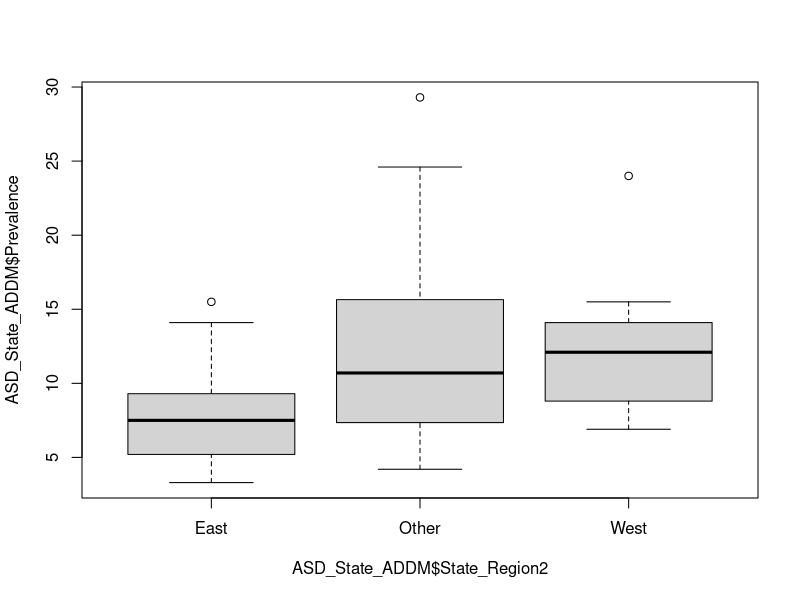
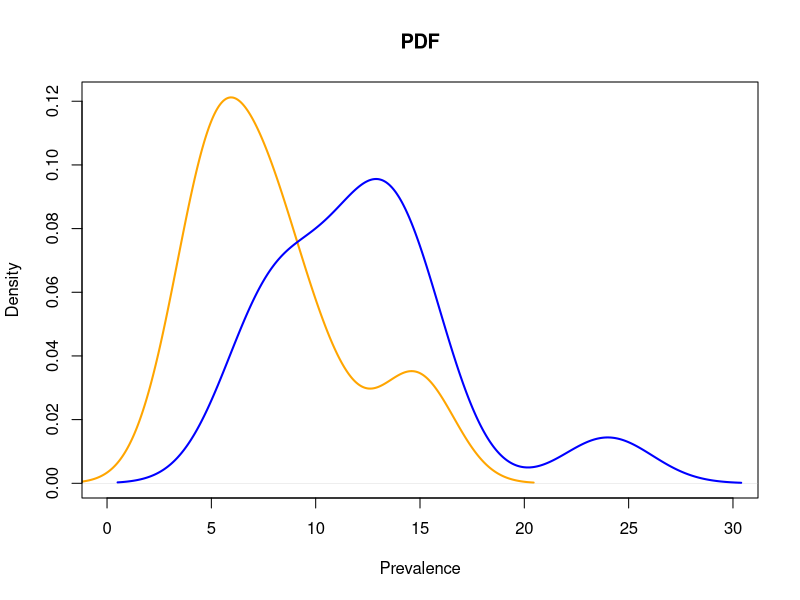
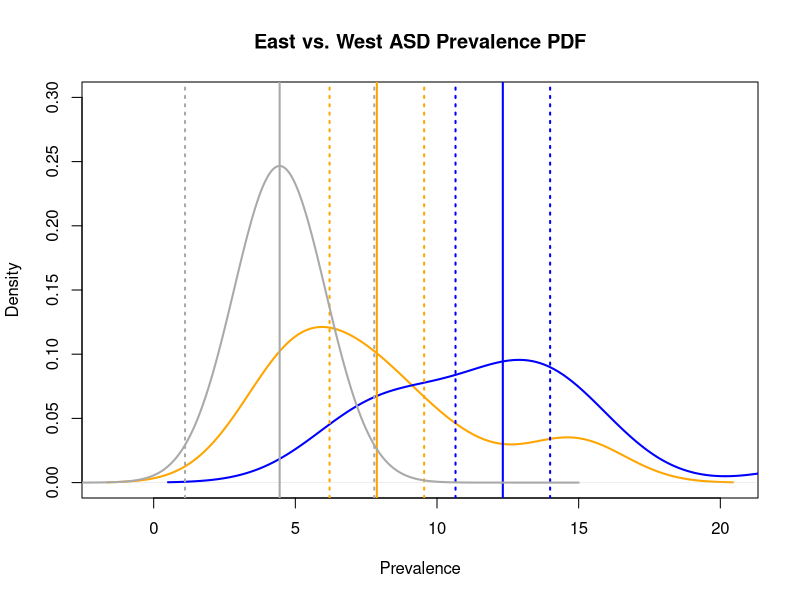
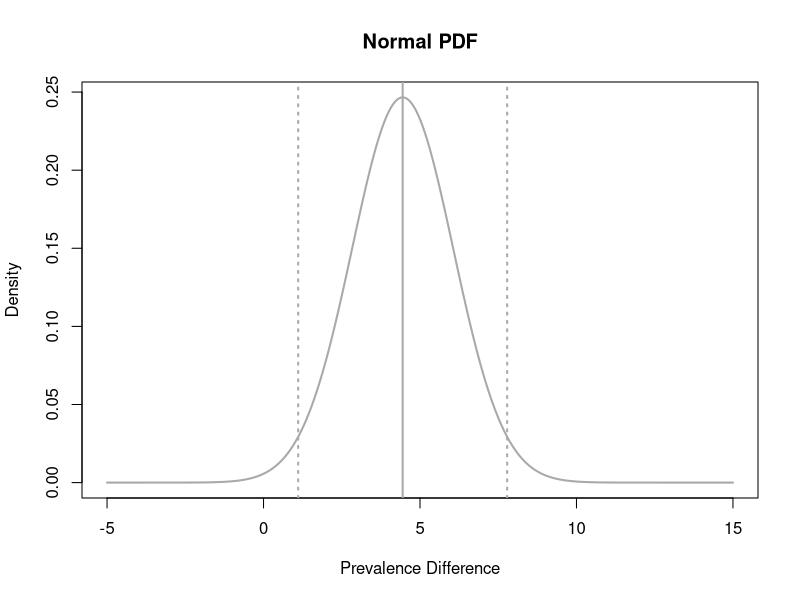
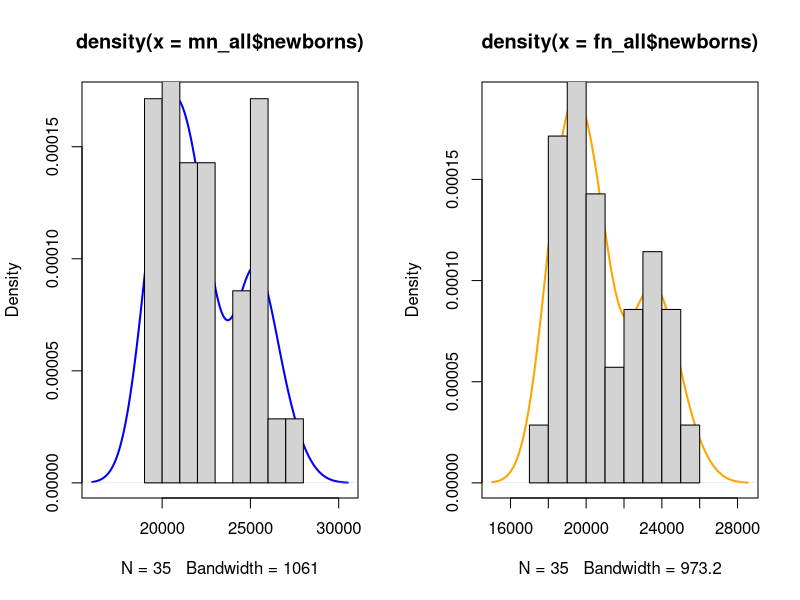
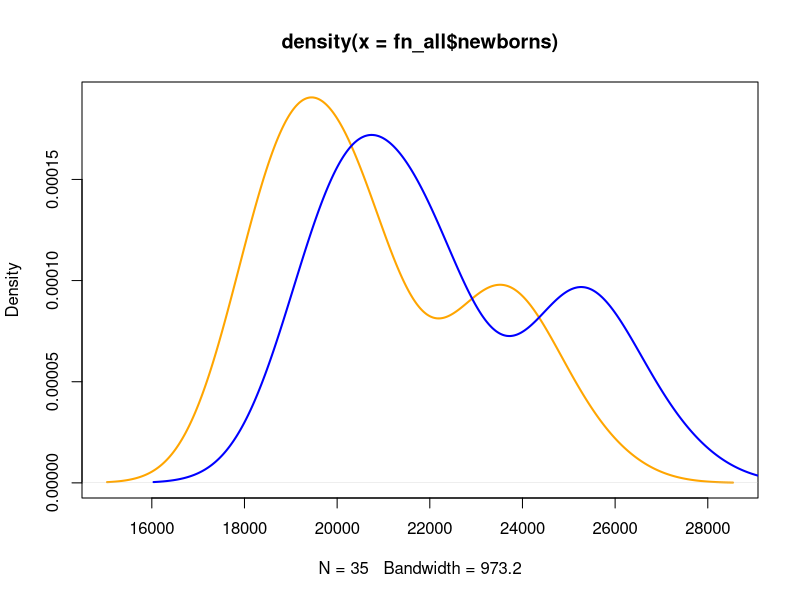
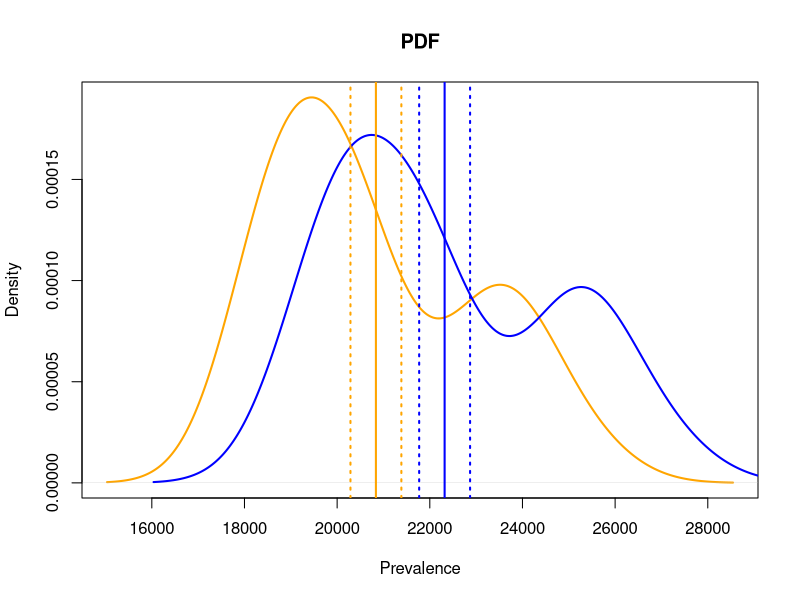
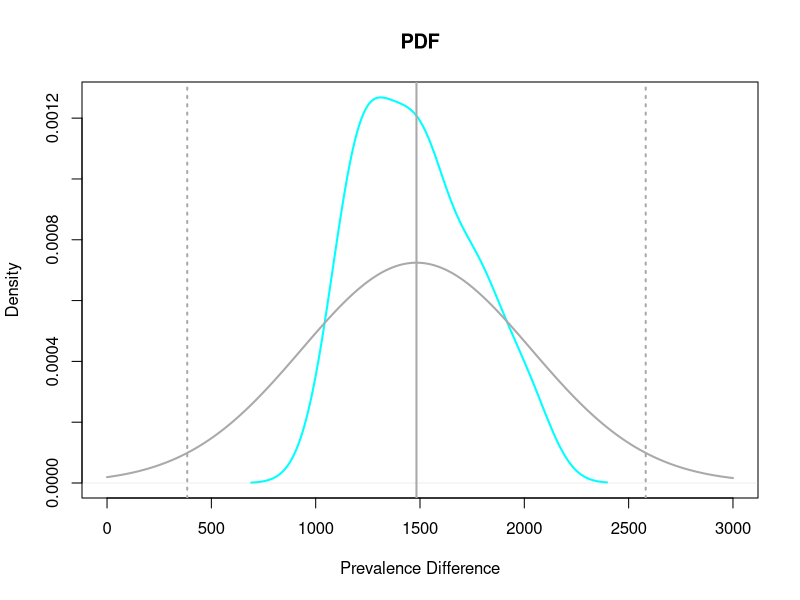

Write the R code that produced these figures, in order.
# ---
# jupyter:
#   jupytext:
#     formats: ipynb,Rmd
#     text_representation:
#       extension: .R
#       format_name: light
#       format_version: '1.5'
#       jupytext_version: 1.3.0
#   kernelspec:
#     display_name: R
#     language: R
#     name: ir
# ---

# <div class="alert alert-block alert-info" style="margin-top: 20px">
#     <a href="https://github.com/dd-consulting">
#          <img src="../reference/GZ_logo.png" width="60" align="right">
#     </a>
#     <h1>
#         One-Stop Analytics: Hypothesis Test
#     </h1>
# </div>
#

# # Case Study of Autism Spectrum Disorder (ASD) with R
#
# ---
#
# ![](../reference/CDC_ASD/CDC_ASD_01.jpg)
#
# ![](../reference/CDC_ASD/CDC_ASD_02.png)
#

# ## <span style="color:blue">[ United States ]</span> 
#
# ## Centers for Disease Control and Prevention (CDC) - Autism Spectrum Disorder (ASD)
#
# Autism spectrum disorder (ASD) is a developmental disability that can cause significant social, communication and behavioral challenges. CDC is committed to continuing to provide essential data on ASD, search for factors that put children at risk for ASD and possible causes, and develop resources that help identify children with ASD as early as possible.
#
# https://www.cdc.gov/ncbddd/autism/data/index.html
#

# ## <span style="color:blue">[ Singapore ]</span> 
#
# ## TODAY Online - More preschoolers diagnosed with developmental issues
#
# Doctors cited better awareness among parents and preschool teachers, leading to early referrals for diagnosis.
#
# https://www.gov.sg/news/content/today-online-more-preschoolers-diagnosed-with-developmental-issues
#
# ![](../reference/SG_ASD/SG_ASD_01.png)
#
#

# ![](../reference/SG_ASD/SG_ASD_04.png) 
#
# https://www.pathlight.org.sg/

# <div class="alert alert-block alert-info" style="margin-top: 20px">
#     <a href="">
#     </a>
# </div>
#

# # Workshop Objective: 
#
# ## Use R to analyze Autism Spectrum Disorder (ASD) data from CDC USA. 
#
# https://www.cdc.gov/ncbddd/autism/data/index.html
#
# * ## Hypothesis Test - Data
#
# * ## Hypothesis Test - Mean - Z Test & t.test() 
#
# * ## Hypothesis Test - Proportion - prop.test()
#
# * ## Hypothesis Test - Case Study: Understanding the newborn gender differences in Singapore
#
# * ## Workshop Submission
#
# * ## Appendices
#

# <div class="alert alert-block alert-info" style="margin-top: 20px">
#     <a href="">
#     </a>
# </div>

# ## <span style="color:blue">Hypothesis Test</span>
#

# <div class="alert alert-block alert-info" style="margin-top: 20px">
#     <h3>
#     Hypothesis Test - Data
#     </h3>
# </div>
#

# **Obtain current R <span style="color:blue">working directory</span>**

getwd()

# **Set new R working directory**

# setwd("/media/sf_vm_shared_folder/git/DDC/DDC-ASD/model_R")
# setwd('~/Desktop/admin-desktop/vm_shared_folder/git/DDC-ASD/model_R')
getwd()

# **Read in CSV data, storing as R <span style="color:blue">dataframe</span>**

# Read back in above saved file:
ASD_State <- read.csv("../dataset/ADV_ASD_State_R.csv")
# Convert Year_Factor to ordered.factor
ASD_State$Year_Factor <- factor(ASD_State$Year_Factor, ordered = TRUE) 
ASD_State$Prevalence_Risk2 = factor(ASD_State$Prevalence_Risk2, ordered=TRUE, 
                                    levels=c("Low", "High"))
ASD_State$Prevalence_Risk4 = factor(ASD_State$Prevalence_Risk4, ordered=TRUE, 
                                    levels=c("Low", "Medium", "High", "Very High"))


# library(repr)
# Adjust in-line plot size to M x N
options(repr.plot.width=8, repr.plot.height=4)

# <div class="alert alert-block alert-info" style="margin-top: 20px">
#     <h3>
#     Hypothesis Test - Mean - Z Test & t.test()
#     </h3>
# </div>
#

# ### <span style="color:blue">Is there a (statistically significant) of average ASD Prevelances between East states and West states?</span>
#
# **Two sample mean test (t test):**

# **Prepare samples**

# +

# Filter and create dataframe of different data sources, for easy data access
ASD_State_ADDM <- subset(ASD_State, Source == 'addm')

# Aggregate all US. States into three regions: East, West, Other.
ASD_State_ADDM$State_Region2 <- "Other"
ASD_State_ADDM$State_Region2[ASD_State_ADDM$State_Region %in% 
                             c("D3 East North Central", "D6 East South Central")] <- "East"
ASD_State_ADDM$State_Region2[ASD_State_ADDM$State_Region %in% 
                             c("D4 West North Central", "D7 West South Central")] <- "West"

boxplot(ASD_State_ADDM$Prevalence ~ ASD_State_ADDM$State_Region2)


# +
# ----------------------------------
# Hypothesis Test - Mean - Z Test & t.test()
# ----------------------------------

# Create sample 1 of West states
sample_1 = ASD_State_ADDM$Prevalence[ASD_State_ADDM$State_Region2 == "West"]
# Create sample 2 of East states
sample_2 = ASD_State_ADDM$Prevalence[ASD_State_ADDM$State_Region2 == "East"]

# variance test : Equal variance or Unequal variance?
var.test(sample_1, sample_2)

# t test : Equal variance t test
t.test(sample_1, sample_2, var.equal = TRUE)

# Visualise samples:
plot(density(sample_2), col="orange", xlab="Prevalence", main="PDF", 
     lwd=2, lty=1, xlim=c(0,30))
lines(density(sample_1), col="blue", lwd=2, lty=1)

# -

# https://www.statsdirect.co.uk/help/Default.htm#parametric_methods/unpaired_t.htm
#
# https://www.bmj.com/about-bmj/resources-readers/publications/statistics-square-one/7-t-tests
#
# https://ncss-wpengine.netdna-ssl.com/wp-content/themes/ncss/pdf/Procedures/NCSS/Two-Sample_T-Test_from_Means_and_SDs.pdf
#

# +
#############################################################
# Deep Dive : Equal variance t test
#############################################################

# sample size
cal_n1 = length(sample_1)
cat("\ncal_n1:", cal_n1)
cal_n2 = length(sample_2)
cat("\ncal_n2:", cal_n2)

# degree of freedom
cal_df = cal_n1 + cal_n2 - 2
cat("\ncal_df:", cal_df)

# pooled standard deviation
cal_s = sqrt(((cal_n1 - 1)*sd(sample_1)^2 + (cal_n2 - 1)*sd(sample_2)^2)
             /(cal_n1 + cal_n2 -2))
cat("\ncal_s :", cal_s)

# combined standard error
cal_se = cal_s * sqrt(1/cal_n1 + 1/cal_n2)
cat("\ncal_se:", cal_se)

# t statistic using combined standard error
cal_t = (mean(sample_1)-mean(sample_2)) / cal_se
cat("\ncal_t :", cal_t)

# p-value
cal_p = (1-pt(q = cal_t, df = cal_df)) * 2
cat("\ncal_p :", cal_p)

# 95% CI using "pooled standard deviation"
# sample_1 Upper CI
mn_upper_ci = mean(sample_1) + qt(p = 0.975, df = cal_df)*cal_s/sqrt(cal_n1+cal_n2)
cat("\nmn_upper_ci:", mn_upper_ci)
# sample_1 Lower CI
mn_lower_ci = mean(sample_1) - qt(p = 0.975, df = cal_df)*cal_s/sqrt(cal_n1+cal_n2)
cat("\nmn_lower_ci:", mn_lower_ci)
# sample_2 Upper CI
fn_upper_ci = mean(sample_2) + qt(p = 0.975, df = cal_df)*cal_s/sqrt(cal_n1+cal_n2)
cat("\nfn_upper_ci:", fn_upper_ci)
# sample_2 Lower CI
fn_lower_ci = mean(sample_2) - qt(p = 0.975, df = cal_df)*cal_s/sqrt(cal_n1+cal_n2)
cat("\nfn_lower_ci:", fn_lower_ci)
# Difference with 95% CI 
cat("\nDifference's Upper CI:", mn_upper_ci - fn_lower_ci)
cat("\nDifference's Lower CI:", mn_lower_ci - fn_upper_ci)

# Difference with 95% CI using combined standard error
# Difference's Upper CI
dif_upper_ci = mean(sample_1)-mean(sample_2) + qt(p = 0.975, df = cal_df)*cal_se
cat("\nDifference's Upper CI:", dif_upper_ci)
# Difference's Lower CI
dif_lower_ci = mean(sample_1)-mean(sample_2) - qt(p = 0.975, df = cal_df)*cal_se
cat("\nDifference's Lower CI:", dif_lower_ci)

# Visualise CIs: sample_1 & sample_2
plot(density(sample_2), col="orange", xlab="Prevalence", lwd=2, ylim=c(0,0.3), 
     main="East vs. West ASD Prevalence PDF")
lines(density(sample_1), col="blue", lwd=2)
# Overlay sample_1 CI
abline(v= mean(sample_1), col="blue", lwd=2, lty=1)
abline(v=mn_upper_ci, col="blue", lwd=2, lty=3)
abline(v=mn_lower_ci, col="blue", lwd=2, lty=3)
# Overlay sample_2 CI
abline(v= mean(sample_2), col="orange", lwd=2, lty=1)
abline(v=fn_upper_ci, col="orange", lwd=2, lty=3)
abline(v=fn_lower_ci, col="orange", lwd=2, lty=3)

# Overlay Difference's CI
abline(v=mean(sample_1)-mean(sample_2), col="darkgrey", lwd=2, lty=1)
abline(v=dif_upper_ci, col="darkgrey", lwd=2, lty=3)
abline(v=dif_lower_ci, col="darkgrey", lwd=2, lty=3)
cal_xseq <- seq(-5,15,0.01)
cal_pdf <- dnorm(x = cal_xseq, mean = mean(sample_1)-mean(sample_2), sd = cal_se)
lines(cal_xseq, cal_pdf, col="darkgrey", type="l",lwd=2)

# Visualise Difference's CIs alone:
plot(cal_xseq, cal_pdf, col="darkgrey", xlab="Prevalence Difference", 
     ylab="Density", type="l",lwd=2, main="Normal PDF")
# Overlay Difference's CI
abline(v=mean(sample_1)-mean(sample_2), col="darkgrey", lwd=2, lty=1)
abline(v=dif_upper_ci, col="darkgrey", lwd=2, lty=3)
abline(v=dif_lower_ci, col="darkgrey", lwd=2, lty=3)

# -

# <div class="alert alert-block alert-info" style="margin-top: 20px">
#     <h3>
#     Hypothesis Test - Proportion - prop.test()
#     </h3>
# </div>
#

# ### <span style="color:blue">Is there a (statistically significant) difference of ASD Prevelance (proportion) between two US. States?</span>
#
# **Two sample proportion test (t test):**

# https://en.wikipedia.org/wiki/Binomial_proportion_confidence_interval

# **Prepare samples**

# +
# Filter and create dataframe of different data sources, for easy data access
ASD_State_SPED <- subset(ASD_State, Source == 'sped')

# ----------------------------------
# Use a sample of one US. State's ASD prevalence (proportion) to estimate:
# Prevalence of THAT US. State's ALL Children (the *Population*) [Source SPED, Year 2016] 
# ----------------------------------

# No. Children with ASD
ASD  <- ASD_State_SPED$Numerator_ASD[ASD_State_SPED$Year == 2016]
# 
str(ASD)
# No. Children with ASD of first US. State (AL-Alabama)
ASD[1]

# No. Children surveyed
Children  <- ASD_State_SPED$Denominator[ASD_State_SPED$Year == 2016]
# 
str(Children)
# No. Children surveyed of first US. State (AL-Alabama)
Children[1]
# -

# **Two group hypothesis test : proportions (Prevalvence) among two US. States**

# +
# ----------------------------------
# Hypothesis Test - Proportion - prop.test()
# ----------------------------------

# Two group hypothesis test : proportions (Prevalvence) among two US. States
prop.test(ASD[1:2], Children[1:2])

# -

# **Multiple group hypothesis test : proportions (Prevalvence) among all US. Statess**

# +
# ----------------------------------
# Hypothesis Test - Proportion - prop.test()
# ----------------------------------

# Multiple group hypothesis test : proportions (Prevalvence) among all US. States
prop.test(ASD, Children)
# -

# <div class="alert alert-block alert-info" style="margin-top: 20px">
#     <h3>
#     Hypothesis Test - Case Study: Understanding the newborn gender differences in Singapore
#     </h3>
# </div>
#

# https://data.gov.sg/dataset/newborns-by-gender
#

# ![](../reference/newborns-by-gender/boygirl.jpg)
#

# ![](../reference/newborns-by-gender/newborns-by-gender-chart.png)
#

# ![](../reference/newborns-by-gender/newborns-by-gender-table.png)
#

# Above tabular CSV data from Data.gov.sg https://data.gov.sg/dataset/e55726f8-6d91-4cad-8e40-d4aa10ec7877/download

# **Read in CSV data, storing as R <span style="color:blue">dataframe</span>**

df_newborns <- read.csv("../reference/newborns-by-gender/newborns-by-gender-from-1984-2018.csv")
head(df_newborns)
tail(df_newborns)

# Example of filtering data
subset(df_newborns, year == 2018, select = c(year, gender, newborns))

# year 2018 Male newborn number
subset(df_newborns, year == 2018 & gender == "Males")$newborns

# year 2018 Female newborn number
subset(df_newborns, year == 2018 & gender == "Females")$newborns

# ---

# ### <span style="color:blue">Is the Male newborn proportion similar (statistically equal) to Female newborn proportion, expected as a natural 50%-50%?</span>
#     
# **One sample proportion test:**

# +
# year 2018 Male newborn proportion vs. expected 50% ratio (null probability 0.5)
mn = subset(df_newborns, year == 2018 & gender == "Males")$newborns # Male newborns
fn = subset(df_newborns, year == 2018 & gender == "Females")$newborns # Female newborns
total = mn + fn

prop.test(x = mn, n = total)
# prop.test(x = mn, n = total, alternative = "greater")
# -

# ---

# ### <span style="color:blue">Is there a (statistically significant) change of Male newborn ratio now and then, i.e. 2018 vs. 1984?</span>
#
# **Two sample proportion test:**

subset(df_newborns[order(-df_newborns$year),], year %in% c(2018, 1984) & gender == "Males")

subset(df_newborns[order(-df_newborns$year),], year %in% c(2018, 1984) & gender == "Females")

# +
# year 2018 Male newborn proportion vs. year 1984 Male newborn proportion
mn = subset(df_newborns[order(-df_newborns$year),], year %in% c(2018, 1984) 
            & gender == "Males")$newborns # Male newborns
fn = subset(df_newborns[order(-df_newborns$year),], year %in% c(2018, 1984) 
            & gender == "Females")$newborns # Female newborns
total = mn + fn

prop.test(x = mn, n = total)
# prop.test(x = mn, n = total, alternative = "less")
# -

# ---

# ### <span style="color:blue">Is there a (statistically significant) difference between average number of Male newborns and average number of Female newborns?</span>
#
# **Two sample mean test (t test):**

mn_all = subset(df_newborns[order(-df_newborns$year),], gender == "Males")
dim(mn_all)
head(mn_all)

fn_all = subset(df_newborns[order(-df_newborns$year),], gender == "Females")
dim(fn_all)
head(fn_all)

# +
cat("\nMale   average newborns:", mean(mn_all$newborns)) # Male average
cat("\nFemale average newborns:", mean(fn_all$newborns)) # Female average

# Adjust in-line plot size to M x N
options(repr.plot.width=8, repr.plot.height=4)

par(mfrow=c(1, 2))
# Male
plot(density(mn_all$newborns), col="blue", lwd=2) 
hist(mn_all$newborns, probability = T, add = T)
# Female
plot(density(fn_all$newborns), col="orange", lwd=2) 
hist(fn_all$newborns, probability = T, add = T)

par(mfrow=c(1, 1))

plot(density(fn_all$newborns), col="orange", lwd=2)
lines(density(mn_all$newborns), col="blue", lwd=2)

# -

# t test with equal variance:
t.test(mn_all$newborns, fn_all$newborns, paired = FALSE, var.equal = TRUE)
# t.test(mn_all$newborns, fn_all$newborns, paired = FALSE, var.equal = TRUE, alternative = "greater")


# +
#############################################################
# Deep Dive : Equal variance t test
#############################################################

# sample size
cal_n1 = length(mn_all$newborns)
cat("\ncal_n1:", cal_n1)
cal_n2 = length(fn_all$newborns)
cat("\ncal_n2:", cal_n2)

# degree of freedom
cal_df = cal_n1 + cal_n2 - 2
cat("\ncal_df:", cal_df)

# pooled standard deviation
cal_s = sqrt(((cal_n1 - 1)*sd(mn_all$newborns)^2 + (cal_n2 - 1)*sd(fn_all$newborns)^2)/(cal_n1 + cal_n2 -2))
cat("\ncal_s :", cal_s)

# combined standard error
cal_se = cal_s*sqrt(1/cal_n1 + 1/cal_n2)
cat("\ncal_se:", cal_se)

# t statistic using combined standard error
cal_t = (mean(mn_all$newborns)-mean(fn_all$newborns))/cal_se
cat("\ncal_t :", cal_t)

# p-value
cal_p = (1-pt(q = cal_t, df = cal_df))*2
cat("\ncal_p :", cal_p)

# 95% CI using "pooled standard deviation"
# Male Upper CI
mn_upper_ci = mean(mn_all$newborns) + qt(p = 0.975, df = cal_df)*cal_s/sqrt(cal_n1+cal_n2)
cat("\nmn_upper_ci:", mn_upper_ci)
# Male Lower CI
mn_lower_ci = mean(mn_all$newborns) - qt(p = 0.975, df = cal_df)*cal_s/sqrt(cal_n1+cal_n2)
cat("\nmn_lower_ci:", mn_lower_ci)
# Female Upper CI
fn_upper_ci = mean(fn_all$newborns) + qt(p = 0.975, df = cal_df)*cal_s/sqrt(cal_n1+cal_n2)
cat("\nfn_upper_ci:", fn_upper_ci)
# Female Lower CI
fn_lower_ci = mean(fn_all$newborns) - qt(p = 0.975, df = cal_df)*cal_s/sqrt(cal_n1+cal_n2)
cat("\nfn_lower_ci:", fn_lower_ci)
# Difference with 95% CI 
cat("\nDifference's Upper CI:", mn_upper_ci - fn_lower_ci)
cat("\nDifference's Lower CI:", mn_lower_ci - fn_upper_ci)

# Difference with 95% CI using combined standard error
# Difference's Upper CI
dif_upper_ci = mean(mn_all$newborns)-mean(fn_all$newborns) + qt(p = 0.975, df = cal_df)*cal_se
cat("\nDifference's Upper CI:", dif_upper_ci)
# Difference's Lower CI
dif_lower_ci = mean(mn_all$newborns)-mean(fn_all$newborns) - qt(p = 0.975, df = cal_df)*cal_se
cat("\nDifference's Lower CI:", dif_lower_ci)

# Visualise CIs: Male & Female
plot(density(fn_all$newborns), col="orange", xlab="Prevalence", main="PDF", lwd=2)
lines(density(mn_all$newborns), col="blue", lwd=2)
# Overlay Male CI
abline(v= mean(mn_all$newborns), col="blue", lwd=2, lty=1)
abline(v=mn_upper_ci, col="blue", lwd=2, lty=3)
abline(v=mn_lower_ci, col="blue", lwd=2, lty=3)
# Overlay Female CI
abline(v= mean(fn_all$newborns), col="orange", lwd=2, lty=1)
abline(v=fn_upper_ci, col="orange", lwd=2, lty=3)
abline(v=fn_lower_ci, col="orange", lwd=2, lty=3)

# Visualise CIs: Difference between Male and Female
plot(density(mn_all$newborns-fn_all$newborns), col="cyan", xlab="Prevalence Difference", 
     main="PDF", lwd=2, lty=1, xlim=c(0,3000))
# Overlay Difference's CI
abline(v=mean(mn_all$newborns)-mean(fn_all$newborns), col="darkgrey", lwd=2, lty=1)
abline(v=dif_upper_ci, col="darkgrey", lwd=2, lty=3)
abline(v=dif_lower_ci, col="darkgrey", lwd=2, lty=3)
cal_xseq <- seq(0,3000,0.01)
cal_pdf <- dnorm(x = cal_xseq, mean = mean(mn_all$newborns)-mean(fn_all$newborns), sd = cal_se)
lines(cal_xseq, cal_pdf, col="darkgrey", type="l",lwd=2)

# -

# ---

# t test with unequal variances
t.test(mn_all$newborns, fn_all$newborns, paired = FALSE)
# t.test(mn_all$newborns, fn_all$newborns, paired = FALSE, alternative = "greater")


# +
#############################################################
# Deep Dive : Unequal variance t test
#############################################################

# sample size
cal_n1 = length(mn_all$newborns)
cat("\ncal_n1:", cal_n1)
cal_n2 = length(fn_all$newborns)
cat("\ncal_n2:", cal_n2)

# degree of freedom
# cal_df = cal_n1 + cal_n2 - 2 # <-- This is df of equal variances
cal_df = ( sd(mn_all$newborns)^2/cal_n1 + sd(fn_all$newborns)^2/cal_n2 )^2 / 
    ((sd(mn_all$newborns)^2/cal_n1)^2/(cal_n1 - 1) + (sd(fn_all$newborns)^2/cal_n2)^2/(cal_n2 - 1))
cat("\ncal_df:", cal_df)

# combined standard error: Welch's denominator (It is NOT a pooled standard deviation)
cal_se = sqrt( sd(mn_all$newborns)^2/cal_n1 + sd(fn_all$newborns)^2/cal_n2 )
cat("\ncal_se:", cal_se)

# t statistic using combined standard error: Welch's denominator
cal_t = (mean(mn_all$newborns)-mean(fn_all$newborns))/cal_se
cat("\ncal_t :", cal_t)

# p-value
cal_p = (1-pt(q = cal_t, df = cal_df))*2
cat("\ncal_p :", cal_p)

# Difference with 95% CI using combined standard error
# Difference's Upper CI
dif_upper_ci = mean(mn_all$newborns)-mean(fn_all$newborns) + qt(p = 0.975, df = cal_df)*cal_se
cat("\nDifference's Upper CI:", dif_upper_ci)
# Difference's Lower CI
dif_lower_ci = mean(mn_all$newborns)-mean(fn_all$newborns) - qt(p = 0.975, df = cal_df)*cal_se
cat("\nDifference's Lower CI:", dif_lower_ci)

# Visualise CIs:
plot(density(mn_all$newborns-fn_all$newborns), col="cyan", xlab="Prevalence Difference", 
     main="PDF", lwd=2, lty=1, xlim=c(0,3000))
# Overlay Difference's CI
abline(v=mean(mn_all$newborns)-mean(fn_all$newborns), col="darkgrey", lwd=2, lty=1)
abline(v=dif_upper_ci, col="darkgrey", lwd=2, lty=3)
abline(v=dif_lower_ci, col="darkgrey", lwd=2, lty=3)
cal_xseq <- seq(0,3000,0.01)
cal_pdf <- dnorm(x = cal_xseq, mean = mean(mn_all$newborns)-mean(fn_all$newborns), sd = cal_se)
lines(cal_xseq, cal_pdf, col="darkgrey", type="l",lwd=2)
# -

# ---

# ### <span style="color:blue">Is the difference(s) between number of Male newborns and number of Female newborns stable (non-random) over the years?</span>
#
# **Two sample mean test (paired t test):**

t.test(mn_all$newborns, fn_all$newborns, paired = TRUE)
# t.test(mn_all$newborns, fn_all$newborns, paired = TRUE, alternative = "greater")


# **<span style="color:blue">[ Tips ]</span> Paired t test essentially evaluates the <span style="color:blue">difference</span> of two samples, assuming 'the difference' forming a t/normal distribution.**

# +
# Difference between Male and Female newborns

# Normality test:
shapiro.test(mn_all$newborns - fn_all$newborns)

# Visualise:
par(mfrow=c(1, 2))
plot(density(mn_all$newborns - fn_all$newborns), col="darkgrey", lwd=2) 
hist(mn_all$newborns - fn_all$newborns, probability = T, add = T)

qqnorm(mn_all$newborns - fn_all$newborns, col="darkgrey", 
       xlab="z Value", ylab="Newborns difference")
qqline(mn_all$newborns - fn_all$newborns, col="red", lwd=2, lty=3)
par(mfrow=c(1, 1))

# +
#############################################################
# Deep Dive : Paired t test
#############################################################

# sample size
cal_n = length(mn_all$newborns - fn_all$newborns)
cat("\ncal_n :", cal_n)

# degree of freedom
cal_df = cal_n - 1
cat("\ncal_df:", cal_df)

# standard deviation
cal_s = sd(mn_all$newborns - fn_all$newborns)
cat("\ncal_s :", cal_s)

# standard error
cal_se = cal_s / sqrt(cal_n)
cat("\ncal_se:", cal_se)

# t statistic calculated using standard error:
cal_t = mean(mn_all$newborns-fn_all$newborns)/cal_se
cat("\ncal_t :", cal_t)

# p-value
cal_p = (1-pt(q = cal_t, df = cal_df))*2
cat("\ncal_p :", cal_p)

# 95% CI using "standard deviation"
# Paired Difference's Upper CI
dif_upper_ci = mean(mn_all$newborns-fn_all$newborns) + qt(p = 0.975, df = cal_df)*cal_se
cat("\ndif_upper_ci:", dif_upper_ci)
# Paired Difference's Lower CI
dif_lower_ci = mean(mn_all$newborns-fn_all$newborns) - qt(p = 0.975, df = cal_df)*cal_se
cat("\ndif_lower_ci:", dif_lower_ci)

# Visualise CIs:
plot(density(mn_all$newborns-fn_all$newborns), col="cyan", xlab="Prevalence", 
     main="PDF", lwd=2, lty=1, xlim=c(0,3000), ylim=c(0,0.01))
# Overlay CI
abline(v= mean(mn_all$newborns-fn_all$newborns), col="darkgrey", lwd=2, lty=1)
abline(v=dif_upper_ci, col="darkgrey", lwd=2, lty=3)
abline(v=dif_lower_ci, col="darkgrey", lwd=2, lty=3)
cal_xseq <- seq(0,3000,0.01)
cal_pdf <- dnorm(x = cal_xseq, mean = mean(mn_all$newborns-fn_all$newborns), sd = cal_se)
lines(cal_xseq, cal_pdf, col="darkgrey", type="l",lwd=2)

cat("\nPaired Difference's Upper CI:", dif_upper_ci)
cat("\nPaired Difference's Lower CI:", dif_lower_ci)
# -

# ---

# ### <span style="color:blue">Is the difference(s) between Male newborns ratio/proportion and Female newborns ratio/proportion stable (non-random) over the years?</span>
#
# **Two sample mean test (paired t test):**

# +
# Proportion difference between Male and Female newborns

# Uncomment below to display Male & Female newborns ratio/proportion over years:
# mn_all$newborns/(mn_all$newborns+fn_all$newborns)
# fn_all$newborns/(mn_all$newborns+fn_all$newborns)

t.test(mn_all$newborns/(mn_all$newborns+fn_all$newborns), 
       fn_all$newborns/(mn_all$newborns+fn_all$newborns), paired = TRUE)
t.test(mn_all$newborns/(mn_all$newborns+fn_all$newborns), 
       fn_all$newborns/(mn_all$newborns+fn_all$newborns), paired = TRUE, alternative = "greater")

# Normality test:
shapiro.test((mn_all$newborns - fn_all$newborns)/(mn_all$newborns+fn_all$newborns))

# Visualise:
par(mfrow=c(1, 2))
plot(density((mn_all$newborns - fn_all$newborns)/(mn_all$newborns+fn_all$newborns)), col="darkgrey", lwd=2) 
hist((mn_all$newborns - fn_all$newborns)/(mn_all$newborns+fn_all$newborns), probability = T, add = T)

qqnorm((mn_all$newborns - fn_all$newborns)/(mn_all$newborns+fn_all$newborns), col="darkgrey", 
       xlab="z Value", ylab="Newborns difference")
qqline((mn_all$newborns - fn_all$newborns)/(mn_all$newborns+fn_all$newborns), col="red", lwd=2, lty=3)
par(mfrow=c(1, 1))
# -

# <div class="alert alert-danger alertdanger" style="margin-top: 20px">
#     <h3>
#         Quiz:
#     </h3>
#     <p>
#         TBD
#     </p>
# </div>

# Write your code below and press Shift+Enter to execute 


# Double-click <b>here</b> for the solution.
#
# <!-- The answer is below:
#
# # Write your code below and press Shift+Enter to execute 
# # TBD
#
# -->

# <div class="alert alert-block alert-info" style="margin-top: 20px">
#     <a href="">
#     </a>
# </div>
#

# ### Excellent! You have completed the workshop notebook!

# **Connect with the author:**
#
# This notebook was written by [GU Zhan (Sam)](https://sg.linkedin.com/in/zhan-gu-27a82823 "GU Zhan (Sam)").
#
# [Sam](https://www.iss.nus.edu.sg/about-us/staff/detail/201/GU_Zhan "GU Zhan (Sam)") is currently a lecturer in [Institute of Systems Science](https://www.iss.nus.edu.sg/ "NUS-ISS") in [National University of Singapore](http://www.nus.edu.sg/ "NUS"). He devotes himself into pedagogy & andragogy, and is very passionate in inspiring next generation of artificial intelligence lovers and leaders.
#

# Copyright &copy; 2020 GU Zhan
#
# This notebook and its source code are released under the terms of the [MIT License](https://en.wikipedia.org/wiki/MIT_License "Copyright (c) 2020 GU ZHAN").
#
# Permission is hereby granted, free of charge, to any person obtaining a copy
# of this software and associated documentation files (the "Software"), to deal
# in the Software without restriction, including without limitation the rights
# to use, copy, modify, merge, publish, distribute, sublicense, and/or sell
# copies of the Software, and to permit persons to whom the Software is
# furnished to do so, subject to the following conditions:
#
# The above copyright notice and this permission notice shall be included in all
# copies or substantial portions of the Software.
#
# THE SOFTWARE IS PROVIDED "AS IS", WITHOUT WARRANTY OF ANY KIND, EXPRESS OR
# IMPLIED, INCLUDING BUT NOT LIMITED TO THE WARRANTIES OF MERCHANTABILITY,
# FITNESS FOR A PARTICULAR PURPOSE AND NONINFRINGEMENT. IN NO EVENT SHALL THE
# AUTHORS OR COPYRIGHT HOLDERS BE LIABLE FOR ANY CLAIM, DAMAGES OR OTHER
# LIABILITY, WHETHER IN AN ACTION OF CONTRACT, TORT OR OTHERWISE, ARISING FROM,
# OUT OF OR IN CONNECTION WITH THE SOFTWARE OR THE USE OR OTHER DEALINGS IN THE
# SOFTWARE.
#

# <div class="alert alert-block alert-info" style="margin-top: 20px">
#     <a href="">
#     </a>
# </div>
#

# ## <span style="color:blue">Appendices</span>
#

# <div class="alert alert-block alert-info" style="margin-top: 20px">
#     <h3>
#     Interactive workshops: < Learning R inside R > using swirl() (in R/RStudio)
#     </h3>
# </div>

# https://github.com/telescopeuser/S-SB-Workshop

# <div class="alert alert-block alert-info" style="margin-top: 20px">
#     <a href="https://github.com/dd-consulting">
#          <img src="../reference/GZ_logo.png" width="60" align="right">
#     </a>
# </div>
#

# ---
